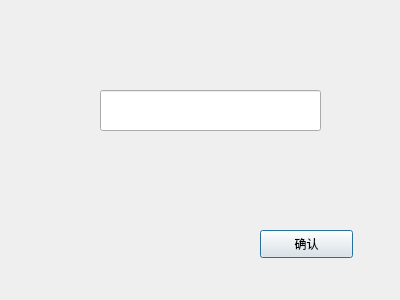
<?xml version="1.0" encoding="UTF-8"?>
<ui version="4.0">
 <class>Useit</class>
 <widget class="QDialog" name="Useit">
  <property name="geometry">
   <rect>
    <x>0</x>
    <y>0</y>
    <width>400</width>
    <height>300</height>
   </rect>
  </property>
  <property name="windowTitle">
   <string>Dialog</string>
  </property>
  <widget class="QPushButton" name="pushButton">
   <property name="geometry">
    <rect>
     <x>260</x>
     <y>230</y>
     <width>93</width>
     <height>28</height>
    </rect>
   </property>
   <property name="text">
    <string>确认</string>
   </property>
  </widget>
  <widget class="QLineEdit" name="lineEdit">
   <property name="geometry">
    <rect>
     <x>100</x>
     <y>90</y>
     <width>221</width>
     <height>41</height>
    </rect>
   </property>
  </widget>
 </widget>
 <resources/>
 <connections/>
</ui>
